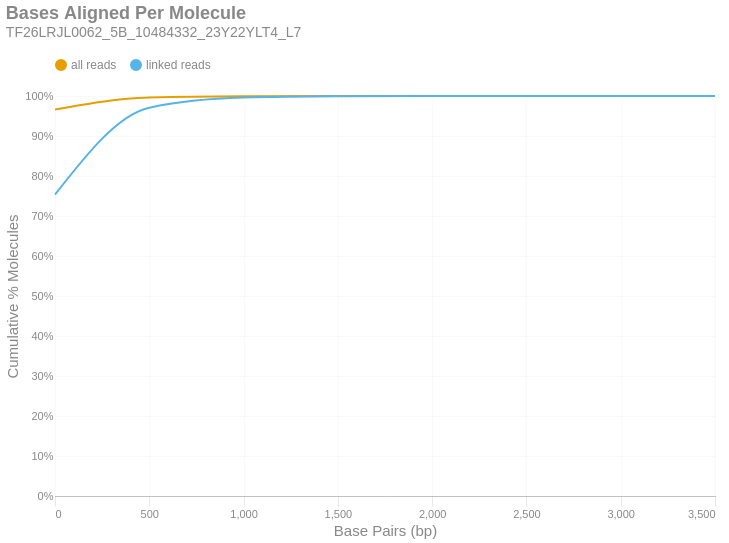

Write notebook code for a chart like this one.
### Markdown cell above
### Bases Aligned Per Molecule
This is a cumulative frequency distribution showing the number of base pairs aligned per unique molecule. These data are shown in 500 bp bins. There are two distributions: one with `all reads` (yellow) and another with only `linked reads` (blue). The percent of molecules in the `linked reads` distribution is relative to the total number of linked molecules.

### Code cell
if SKIPLR:
    print_html(f"Skipped")
else:
    binned_df = consolidated_hist(valids['aligned_bp'], mask, 500, True)
    with SafeRender(binned_df):
        (
            density_plot(binned_df, 'Bases Aligned Per Molecule', samplename, 'basesper')
            .encode(
                x=alt.X('bin:Q', title="Base Pairs (bp)").axis(tickMinStep=500).scale(padding=0),
                y=alt.Y('value:Q', title='Cumulative % Molecules')
                    .axis(format='%')
                    .scale(domain = [0,1])
                    .stack(False),
                color=alt.Color("key:N").scale(domain = ["all reads", "linked reads"]),
                tooltip = [
                    alt.Tooltip("key:N", title = "Data Type"),
                    alt.Tooltip("range_label:N", title="Bases Aligned Per Molecule"),
                    alt.Tooltip("value:Q", format = ".2%", title="% Molecules (Cum.)")
                ]
            )
        ).display()

### Figure 1 — Vega-Lite specification as saved in the notebook (floating-point values rounded to 4 significant figures)
{"width": "container", "height": 400, "config": {"title": {"anchor": "start", "dy": -15, "fontSize": 18, "color": "#888888", "subtitleColor": "#888888", "subtitleFontSize": 14}, "arc": {"fill": "#0072B2"}, "axis": {"domainColor": "#888888", "domainWidth": 0.5, "gridWidth": 0.2, "grid": false, "titleFontWeight": 400, "titleFontSize": 15, "labelFontSize": 11, "labelColor": "#888888", "tickColor": "#888888", "tickWidth": 0.2, "titleColor": "#888888"}, "axisBand": {"grid": false}, "axisX": {"grid": true, "tickSize": 10, "domainCap": "round"}, "axisY": {"domain": false, "grid": true, "tickSize": 0, "domainCap": "round"}, "background": "transparent", "header": {"labelFontSize": 15, "labelColor": "#888888", "titleFontSize": 15, "titleFontWeight": 600, "titleColor": "#888888"}, "legend": {"labelFont": "sans-serif", "labelFontSize": 12, "labelColor": "#888888", "symbolSize": 100, "symbolType": "circle", "titleFontSize": 12, "titlePadding": 10, "titleColor": "#888888", "title": null, "orient": "top"}, "range": {"category": ["#E69F00", "#56B4E9", "#009E73", "#F0E442", "#0072B2", "#D55E00", "#CC79A7", "#000000"], "diverging": ["#cfe8f3", "#a2d4ec", "#73bfe2", "#46abdb", "#1696d2", "#12719e"]}, "area": {"fill": "#0072B2", "fillOpacity": 0.7, "line": true, "strokeOpacity": 0.7}, "line": {"color": "#0072B2", "stroke": "#0072B2", "strokeWidth": 2}, "trail": {"color": "#0072B2", "stroke": "#0072B2", "strokeWidth": 0, "size": 1}, "point": {"filled": true, "fillOpacity": 1.0, "size": 95}, "text": {"color": "#888888", "fontSize": 11, "align": "right", "fontWeight": 400, "size": 11}, "bar": {"fill": "#0072B2", "stroke": null}, "view": {"stroke": null, "continuousWidth": 660, "continuousHeight": 400}}, "data": {"name": "data-20dc8665d7c77b35b52edaad5e944a58"}, "mark": {"type": "line", "interpolate": "monotone", "point": {"opacity": 0, "size": 275}}, "encoding": {"color": {"field": "key", "scale": {"domain": ["all reads", "linked reads"]}, "type": "nominal"}, "tooltip": [{"field": "key", "title": "Data Type", "type": "nominal"}, {"field": "range_label", "title": "Bases Aligned Per Molecule", "type": "nominal"}, {"field": "value", "format": ".2%", "title": "% Molecules (Cum.)", "type": "quantitative"}], "x": {"axis": {"tickMinStep": 500}, "field": "bin", "scale": {"padding": 0}, "title": "Base Pairs (bp)", "type": "quantitative"}, "y": {"axis": {"format": "%"}, "field": "value", "scale": {"domain": [0, 1]}, "stack": false, "title": "Cumulative % Molecules", "type": "quantitative"}}, "params": [{"name": "param_c36ac31b6afebe62", "select": {"type": "point", "fields": ["key"]}, "bind": "legend"}], "title": {"text": "Bases Aligned Per Molecule", "subtitle": "TF26LRJL0062_5B_10484332_23Y22YLT4_L7"}, "transform": [{"fold": ["all reads (cumsum)", "linked reads (cumsum)"]}, {"calculate": "replace(datum.key, ' (cumsum)', '')", "as": "key"}, {"filter": {"param": "param_c36ac31b6afebe62"}}], "usermeta": {"embedOptions": {"downloadFileName": "TF26LRJL0062_5B_10484332_23Y22YLT4_L7.basesper"}}, "$schema": "https://vega.github.io/schema/vega-lite/v6.4.1.json", "datasets": {"data-20dc8665d7c77b35b52edaad5e944a58": [{"bin": "0.0", "interval": "0.0-500.0", "all reads": 0.9662, "linked reads": 0.7537, "all reads (cumsum)": 0.9662, "linked reads (cumsum)": 0.7537, "range_label": "0-499"}, {"bin": "500.0", "interval": "500.0-1000.0", "all reads": 0.03012, "linked reads": 0.2172, "all reads (cumsum)": 0.9964, "linked reads (cumsum)": 0.9709, "range_label": "500-999"}, {"bin": "1000.0", "interval": "1000.0-1500.0", "all reads": 0.003178, "linked reads": 0.02524, "all reads (cumsum)": 0.9995, "linked reads (cumsum)": 0.9961, "range_label": "1000-1499"}, {"bin": "1500.0", "interval": "1500.0-2000.0", "all reads": 0.0003875, "linked reads": 0.003262, "all reads (cumsum)": 0.9999, "linked reads (cumsum)": 0.9994, "range_label": "1500-1999"}, {"bin": "2000.0", "interval": "2000.0-2500.0", "all reads": 5.99e-05, "linked reads": 0.0005456, "all reads (cumsum)": 1.0, "linked reads (cumsum)": 0.9999, "range_label": "2000-2499"}, {"bin": "2500.0", "interval": "2500.0-3000.0", "all reads": 7.335e-06, "linked reads": 6.82e-05, "all reads (cumsum)": 1.0, "linked reads (cumsum)": 1.0, "range_label": "2500-2999"}, {"bin": "3000.0", "interval": "3000.0-3500.0", "all reads": 2.445e-06, "linked reads": 2.273e-05, "all reads (cumsum)": 1.0, "linked reads (cumsum)": 1.0, "range_label": "3000-3499"}, {"bin": "3500.0", "interval": "3500.0-4000.0", "all reads": 1.222e-06, "linked reads": 1.137e-05, "all reads (cumsum)": 1.0, "linked reads (cumsum)": 1.0, "range_label": "3500-3999"}]}}
